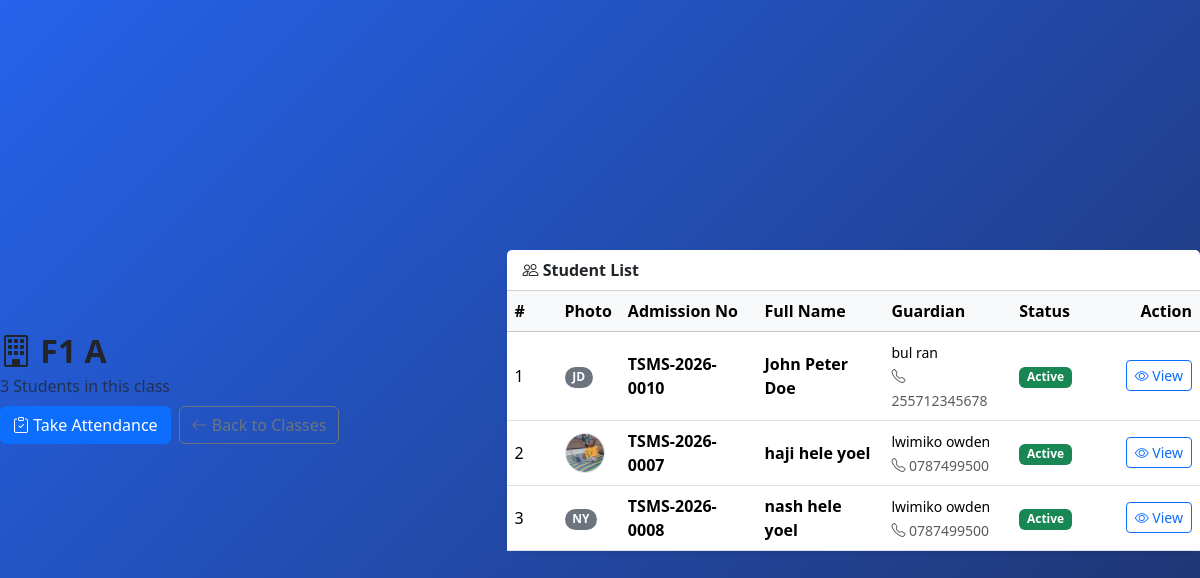
/school-management/students/class/11/, run on the app's committed database.
### academics/models.py (models this page shows, shortened)
class ClassRoom(models.Model):
    LEVEL_GROUP = {
        'BABY': 'PRE_PRIMARY', 'MIDDLE': 'PRE_PRIMARY', 'TOP': 'PRE_PRIMARY',
        'G1': 'PRE_PRIMARY', 'G2': 'PRE_PRIMARY', 'G3': 'PRE_PRIMARY',
        'G4': 'PRE_PRIMARY', 'G5': 'PRE_PRIMARY', 'G6': 'PRE_PRIMARY', 'G7': 'PRE_PRIMARY',
        'F1': 'ORDINARY', 'F2': 'ORDINARY', 'F3': 'ORDINARY', 'F4': 'ORDINARY',
        'F5': 'ADVANCED', 'F6': 'ADVANCED',
    }
    LEVEL_CHOICES = [
        ("BABY", "Baby"),
        ("MIDDLE", "Middle"),
        ("TOP", "Top"),
        ("G1", "Grade 1"),
        ("G2", "Grade 2"),
        ("G3", "Grade 3"),
        ("G4", "Grade 4"),
        ("G5", "Grade 5"),
        ("G6", "Grade 6"),
        ("G7", "Grade 7"),
        ("F1", "Form 1"),
        ("F2", "Form 2"),
        ("F3", "Form 3"),
        ("F4", "Form 4"),
        ("F5", "Form 5"),
        ("F6", "Form 6"),
    ]
    STREAM_CHOICES = [
        ("A", "A"),
        ("B", "B"),
        ("C", "C"),
    ]
    level = models.CharField(
        max_length=10,
        choices=LEVEL_CHOICES
    )
    stream = models.CharField(
        max_length=1,
        choices=STREAM_CHOICES
    )
    class_teacher = models.ForeignKey(
        Teacher,
        on_delete=models.SET_NULL,
        null=True,
        blank=True,
        related_name="classrooms"
    )
    class Meta:
        unique_together = ("level", "stream")
        ordering = ["level", "stream"]
    def __str__(self):
        return f"{self.get_level_display()} {self.stream}"

### students/models.py (models this page shows, shortened)
class Student(models.Model):
    GENDER_CHOICES = [
        ("M", "Male"),
        ("F", "Female"),
    ]
    STATUS_CHOICES = [
        ("ACTIVE", "Active"),
        ("TRANSFERRED", "Transferred"),
        ("GRADUATED", "Graduated"),
    ]
    admission_number = models.CharField(
        max_length=30,
        unique=True,
        blank=True,
        editable=False  # so users can't manually type a duplicate
    )
    first_name = models.CharField(max_length=100)
    middle_name = models.CharField(max_length=100, blank=True)
    last_name = models.CharField(max_length=100)
    gender = models.CharField(
        max_length=1,
        choices=GENDER_CHOICES
    )
    date_of_birth = models.DateField()
    guardian = models.ForeignKey(
        Guardian,
        on_delete=models.CASCADE,
        related_name="students"
    )
    class_room = models.ForeignKey(
        "academics.ClassRoom",
        on_delete=models.SET_NULL,
        null=True,
        blank=True,
        related_name="students"
    )
    photo = models.ImageField(
        upload_to="students/",
        blank=True,
        null=True
    )
    admission_date = models.DateField(auto_now_add=True)
    admission_year = models.PositiveIntegerField(
        default=datetime.date.today().year
    )
    nationality = models.CharField(
        max_length=50,
        default="Tanzanian"
    )
    religion = models.CharField(
        max_length=50,
        blank=True
    )
    blood_group = models.CharField(
        max_length=5,
        blank=True
    )
    status = models.CharField(
        max_length=20,
        choices=STATUS_CHOICES,
        default="ACTIVE"
    )
    is_active = models.BooleanField(default=True)
    class Meta:
        ordering = ["first_name", "last_name"]
    @property
    def full_name(self):
        name = f"{self.first_name} {self.middle_name} {self.last_name}"
        return " ".join(name.split()) # removes double spaces if no middle name

class Guardian(models.Model):
    first_name = models.CharField(max_length=100)
    last_name = models.CharField(max_length=100)
    phone = models.CharField(max_length=20)
    alternative_phone = models.CharField(max_length=20, blank=True)
    email = models.EmailField(blank=True)
    address = models.TextField(blank=True)
    class Meta:
        ordering = ["first_name", "last_name"]

### students/views.py (the view)
# urls.py: path("class/<int:class_id>/", views.students_by_class, name="students_by_class"),
def students_by_class(request, class_id):
    class_obj = get_object_or_404(ClassRoom, id=class_id)
    students = Student.objects.filter(class_room=class_obj, status='ACTIVE').order_by('first_name')
    context = {'class_obj': class_obj, 'students': students}
    return render(request, 'students/students_by_class.html', context)

### students/templates/students/students_by_class.html (shortened to what this page needs)
{% extends 'base.html' %}
{% block content %}
<div class="d-flex justify-content-between align-items-center mb-4 flex-wrap gap-2">
    <div>
        <h2 class="fw-bold mb-1"><i class="bi bi-building"></i> {{ class_obj.level }} {{ class_obj.stream }}</h2>
        <p class="text-muted mb-0">{{ students.count }} Student{{ students.count|pluralize }} in this class</p>
    </div>
    <div class="d-flex gap-2">
        <a href="{% url 'students:take_class_attendance' class_obj.id %}" class="btn btn-primary">
            <i class="bi bi-clipboard-check"></i> Take Attendance
        </a>
        <a href="{% url 'academics:class_list' %}" class="btn btn-outline-secondary">
            <i class="bi bi-arrow-left"></i> Back to Classes
        </a>
    </div>
</div>
{% if students %}
<div class="card shadow-sm border-0">
    <div class="card-header bg-white fw-bold">
        <i class="bi bi-people"></i> Student List
    </div>
    <div class="card-body p-0">
        <div class="table-responsive">
            <table class="table table-hover mb-0 align-middle">
                <thead class="table-light">
                    <tr>
                        <th style="width: 50px;">#</th>
                        <th style="width: 50px;">Photo</th>
                        <th>Admission No</th>
                        <th>Full Name</th>
                        <th>Guardian</th>
                        <th>Status</th>
                        <th class="text-end" style="width: 120px;">Action</th>
                    </tr>
                </thead>
                <tbody>
                {% for s in students %}
                    <tr>
                        <td>{{ forloop.counter }}</td>
                        <td>
                            {% if s.photo %}
                                <img src="{{ s.photo.url }}" class="rounded-circle border" width="40" height="40" style="object-fit: cover;">
                            {% else %}
                                <span class="badge rounded-pill bg-secondary">
                                    {{ s.first_name|first|upper }}{{ s.last_name|first|upper }}
                                </span>
                            {% endif %}
                        </td>
                        <td class="fw-semibold">{{ s.admission_number }}</td>
                        <td class="fw-bold">{{ s.full_name }}</td>
                        <td>
                            {% if s.guardian %}
                                <small>{{ s.guardian.first_name }} {{ s.guardian.last_name }}</small><br>
                                <small class="text-muted"><i class="bi bi-telephone"></i> {{ s.guardian.phone }}</small>
                            {% else %}
                                <small class="text-muted">No Guardian</small>
                            {% endif %}
                        </td>
                        <td>
                            {% if s.status == 'ACTIVE' %}
                                <span class="badge bg-success">Active</span>
                            {% else %}
                                <span class="badge bg-secondary">{{ s.get_status_display }}</span>
                            {% endif %}
                        </td>
                        <td class="text-end">
                            <a href="{% url 'students:student_detail' s.pk %}" class="btn btn-sm btn-outline-primary">
                                <i class="bi bi-eye"></i> View
                            </a>
                        </td>
                    </tr>
                {% endfor %}
                </tbody>
            </table>
        </div>
    </div>
</div>
{% else %}
    <div class="alert alert-warning shadow-sm border-0">
        <i class="bi bi-exclamation-triangle"></i> No students in this class yet.
        <a href="{% url 'students:student_create' %}" class="alert-link">Add a student</a>
    </div>
{% endif %}
{% endblock %}

### templates/base.html (style rules this page uses)
:root { --sidebar-bg: #0c152d; --sidebar-active: #2563eb; --primary: #2563eb; --bg-light: #f5f7fb; }
body { background: var(--bg-light); min-height: 100vh; font-family: 'Segoe UI', Tahoma, Geneva, Verdana, sans-serif; }
.login-body { background: linear-gradient(135deg, var(--primary) 0%, #1f3167 100%); display: flex; align-items: center; justify-content: center; }
.card { border: none; border-radius: 16px; box-shadow: 0 3px 15px rgba(0,0,0,0.05); }

### data on the page
ClassRoom: level "F1", stream "A"
Student: first_name|first "J", last_name|first "D", admission_number "TSMS-2026-0010", full_name "John Peter Doe", guardian.first_name "bul", guardian.last_name "ran", guardian.phone "255712345678", status "Active"
Student: photo (picture), admission_number "TSMS-2026-0007", full_name "haji hele yoel", guardian.first_name "lwimiko", guardian.last_name "owden", guardian.phone "0787499500", status "Active"
Student: first_name|first "N", last_name|first "Y", admission_number "TSMS-2026-0008", full_name "nash hele yoel", guardian.first_name "lwimiko", guardian.last_name "owden", guardian.phone "0787499500", status "Active"

### other printed values
{{ students.count }} "3"
